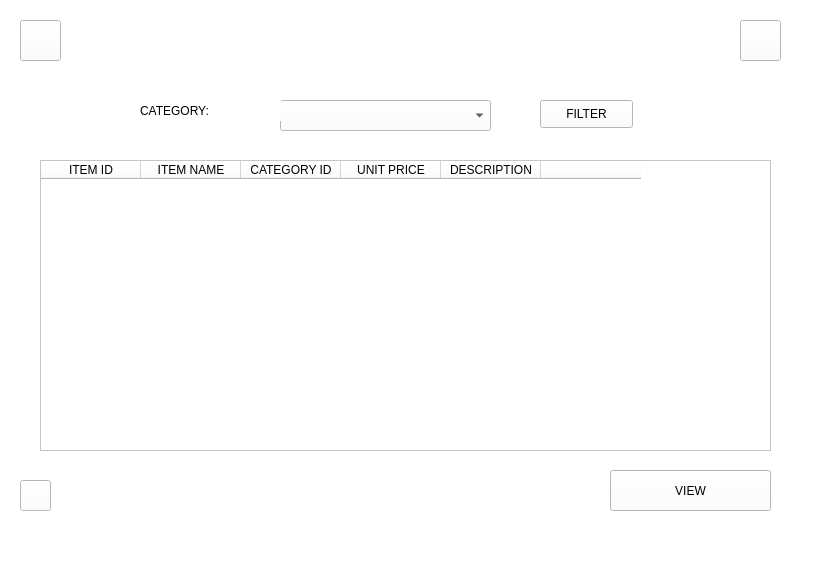
<?xml version="1.0" encoding="UTF-8"?>
<ui version="4.0">
 <class>MainWindow</class>
 <widget class="QMainWindow" name="MainWindow">
  <property name="geometry">
   <rect>
    <x>0</x>
    <y>0</y>
    <width>819</width>
    <height>586</height>
   </rect>
  </property>
  <property name="windowTitle">
   <string>MainWindow</string>
  </property>
  <property name="styleSheet">
   <string notr="true">background-color: rgb(255, 255, 255);</string>
  </property>
  <widget class="QWidget" name="centralwidget">
   <widget class="QPushButton" name="menubutton">
    <property name="geometry">
     <rect>
      <x>20</x>
      <y>20</y>
      <width>41</width>
      <height>41</height>
     </rect>
    </property>
    <property name="styleSheet">
     <string notr="true">background-image:url('C:/Users/USER/Desktop/CUI/menu.jpeg')</string>
    </property>
    <property name="text">
     <string/>
    </property>
   </widget>
   <widget class="QPushButton" name="profilebutton">
    <property name="geometry">
     <rect>
      <x>740</x>
      <y>20</y>
      <width>41</width>
      <height>41</height>
     </rect>
    </property>
    <property name="styleSheet">
     <string notr="true">background-image:url('C:/Users/USER/Desktop/CUI/c1.png')</string>
    </property>
    <property name="text">
     <string/>
    </property>
   </widget>
   <widget class="QPushButton" name="backb1">
    <property name="geometry">
     <rect>
      <x>20</x>
      <y>480</y>
      <width>31</width>
      <height>31</height>
     </rect>
    </property>
    <property name="styleSheet">
     <string notr="true">background-image:url('C:/Users/USER/Desktop/CUI/back.jpeg')</string>
    </property>
    <property name="text">
     <string/>
    </property>
   </widget>
   <widget class="QComboBox" name="categcomboBox">
    <property name="geometry">
     <rect>
      <x>280</x>
      <y>100</y>
      <width>211</width>
      <height>31</height>
     </rect>
    </property>
   </widget>
   <widget class="QLabel" name="label">
    <property name="geometry">
     <rect>
      <x>140</x>
      <y>100</y>
      <width>141</width>
      <height>21</height>
     </rect>
    </property>
    <property name="styleSheet">
     <string notr="true">font: 75 italic 14pt &quot;Bodoni MT&quot;;</string>
    </property>
    <property name="text">
     <string>CATEGORY:</string>
    </property>
   </widget>
   <widget class="QPushButton" name="filterbutton">
    <property name="geometry">
     <rect>
      <x>540</x>
      <y>100</y>
      <width>93</width>
      <height>28</height>
     </rect>
    </property>
    <property name="styleSheet">
     <string notr="true">font: 75 italic 11pt &quot;Bodoni MT&quot;;
background-image: url('C:/Users/USER/Downloads/Project_DB(updated ui)/tbg.jpeg')</string>
    </property>
    <property name="text">
     <string>FILTER</string>
    </property>
   </widget>
   <widget class="QTableWidget" name="itemSelectTable">
    <property name="geometry">
     <rect>
      <x>40</x>
      <y>160</y>
      <width>731</width>
      <height>291</height>
     </rect>
    </property>
    <property name="maximumSize">
     <size>
      <width>16777207</width>
      <height>16777215</height>
     </size>
    </property>
    <property name="styleSheet">
     <string notr="true">background-image: url('C:/Users/USER/Downloads/Project_DB(updated ui)/tbg.jpeg')</string>
    </property>
    <property name="selectionMode">
     <enum>QAbstractItemView::ContiguousSelection</enum>
    </property>
    <column>
     <property name="text">
      <string>ITEM ID</string>
     </property>
    </column>
    <column>
     <property name="text">
      <string>ITEM NAME</string>
     </property>
    </column>
    <column>
     <property name="text">
      <string>CATEGORY ID</string>
     </property>
    </column>
    <column>
     <property name="text">
      <string>UNIT PRICE</string>
     </property>
    </column>
    <column>
     <property name="text">
      <string>DESCRIPTION</string>
     </property>
    </column>
    <column>
     <property name="text">
      <string/>
     </property>
    </column>
   </widget>
   <widget class="QPushButton" name="viewitembutton">
    <property name="geometry">
     <rect>
      <x>610</x>
      <y>470</y>
      <width>161</width>
      <height>41</height>
     </rect>
    </property>
    <property name="styleSheet">
     <string notr="true">font: 75 italic 11pt &quot;Bodoni MT&quot;;
background-image: url('C:/Users/USER/Downloads/Project_DB(updated ui)/tbg.jpeg')</string>
    </property>
    <property name="text">
     <string>VIEW</string>
    </property>
   </widget>
  </widget>
  <widget class="QMenuBar" name="menubar">
   <property name="geometry">
    <rect>
     <x>0</x>
     <y>0</y>
     <width>819</width>
     <height>26</height>
    </rect>
   </property>
  </widget>
  <widget class="QStatusBar" name="statusbar"/>
 </widget>
 <resources/>
 <connections/>
</ui>
